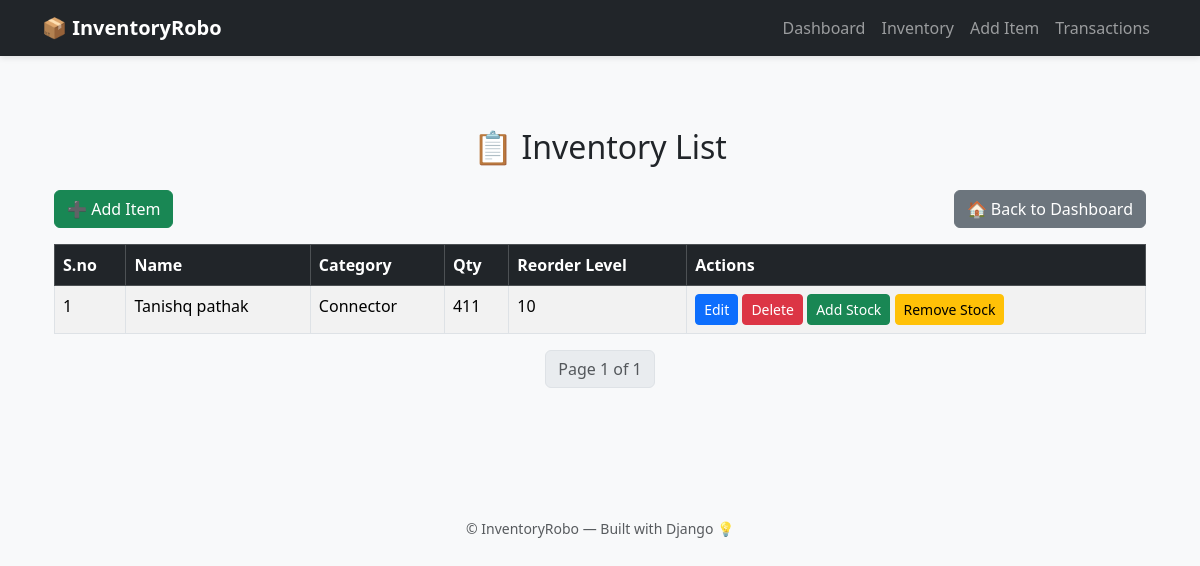
The app's page /inventory/, older data.
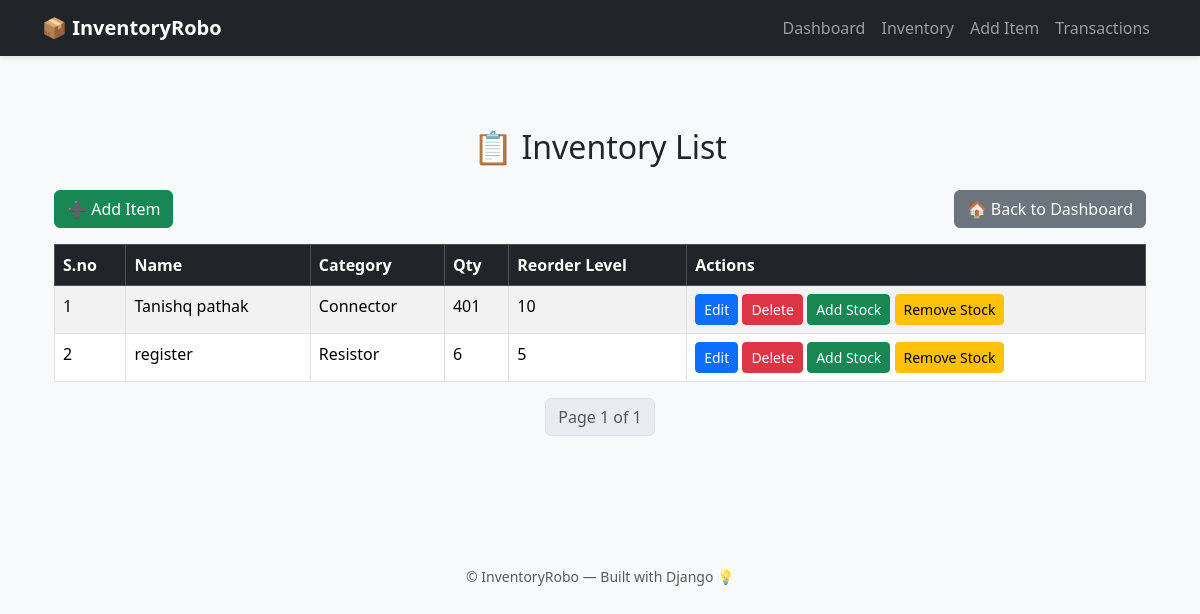
The same page, newer data.
### inventory/models.py (models this page shows, shortened)
class Item(models.Model):
    CATEGORY_CHOICES = [
        ('Sensor', 'Sensor'),
        ('Connector', 'Connector'),
        ('Resistor', 'Resistor'),
        ('Microcontroller', 'Microcontroller'),
        ('Other', 'Other'),
    ]
    serial_no = models.PositiveIntegerField(unique=True, blank=True, null=True)
    name = models.CharField(max_length=100)
    category = models.CharField(max_length=50, choices=CATEGORY_CHOICES)
    custom_category = models.CharField(max_length=100, blank=True, null=True)
    quantity = models.PositiveIntegerField(default=0)
    reorder_level = models.PositiveIntegerField(default=5)
    unit_price = models.DecimalField(max_digits=10, decimal_places=2)
    supplier = models.CharField(max_length=100, blank=True, null=True)
    location = models.CharField(max_length=100, blank=True, null=True)
    description = models.TextField(blank=True, null=True)
    created_at = models.DateTimeField(auto_now_add=True)

### inventory/views.py (the view)
# urls.py: path('inventory/', views.inventory_list, name='inventory_list'),
def inventory_list(request):
    items = Item.objects.all().order_by('serial_no')
    paginator = Paginator(items, 10)
    page_number = request.GET.get('page')
    page_obj = paginator.get_page(page_number)
    context = {
        'items': items,
        'PREDEFINED_CATEGORIES': PREDEFINED_CATEGORIES,
        'page_obj': page_obj,
    }
    return render(request, 'inventory/inventory_list.html', context)

### inventory/templates/inventory/inventory_list.html (shortened to what this page needs)
{% extends 'inventory/base.html' %}
{% load static %}
{% block content %}
<div class="container py-5">
    <h2 class="text-center mb-4">📋 Inventory List</h2>
    <div class="d-flex justify-content-between mb-3">
        <a href="{% url 'add_item' %}" class="btn btn-success">➕ Add Item</a>
        <a href="{% url 'dashboard' %}" class="btn btn-secondary">🏠 Back to Dashboard</a>
    </div>
    <table class="table table-bordered table-striped">
        <thead class="table-dark">
            <tr>
                <th>S.no</th>
                <th>Name</th>
                <th>Category</th>
                <th>Qty</th>
                <th>Reorder Level</th>
                <th>Actions</th>
            </tr>
        </thead>
        <tbody>
            {% for item in page_obj %}
            <tr>
                <td>{{ item.serial_no }}</td>
                <td>{{ item.name }}</td>
                <td>
                    {% if item.category in PREDEFINED_CATEGORIES %}
                        {{ item.category }}
                    {% else %}
                        {{ item.category }} <span class="badge bg-info text-dark">Custom</span>
                    {% endif %}
                </td>
                <td>{{ item.quantity }}</td>
                <td>{{ item.reorder_level }}</td>
                <td>
                    <a href="{% url 'edit_item' item.id %}" class="btn btn-sm btn-primary">Edit</a>
                    <a href="{% url 'delete_item' item.id %}" class="btn btn-sm btn-danger" onclick="return confirm('Are you sure?')">Delete</a>
                    <a href="{% url 'add_stock' item.id %}" class="btn btn-sm btn-success">Add Stock</a>
                    <a href="{% url 'remove_stock' item.id %}" class="btn btn-sm btn-warning">Remove Stock</a>
                </td>
            </tr>
            {% empty %}
            <tr>
                <td colspan="6" class="text-center text-muted">No items available</td>
            </tr>
            {% endfor %}
        </tbody>
    </table>
    <div class="d-flex justify-content-center mt-3">
        <nav>
            <ul class="pagination">
                <li class="page-item disabled">
                    <a class="page-link">Page {{ page_obj.number }} of {{ page_obj.paginator.num_pages }}</a>
                </li>
            </ul>
        </nav>
    </div>
</div>
{% endblock %}

Row changes from the older to the newer data that the page shows:
changed Item "Tanishq pathak": quantity "411" → "401"
added Item: serial_no "2", name "register", category "Resistor", quantity "6", reorder_level "5"
